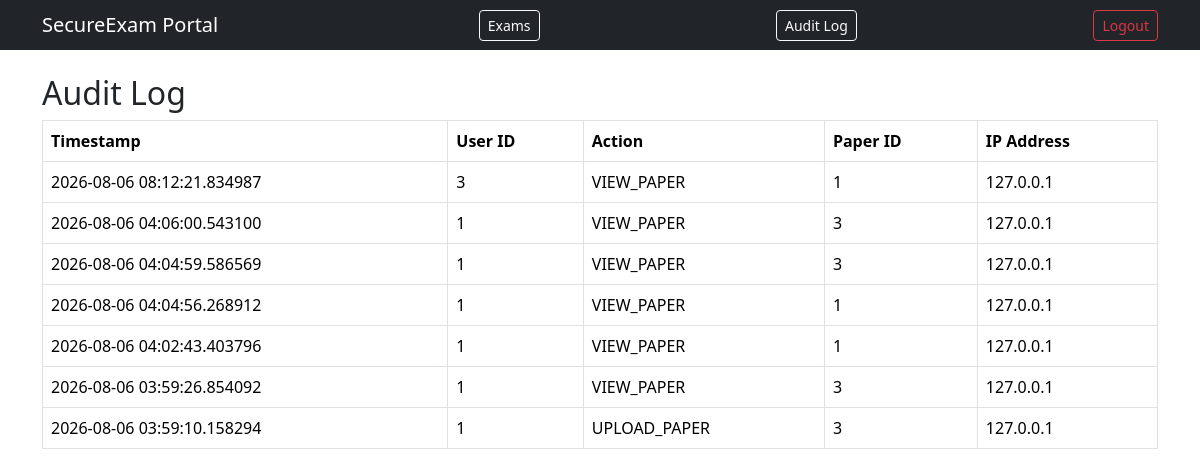
Before: /audit-log with the older database file.
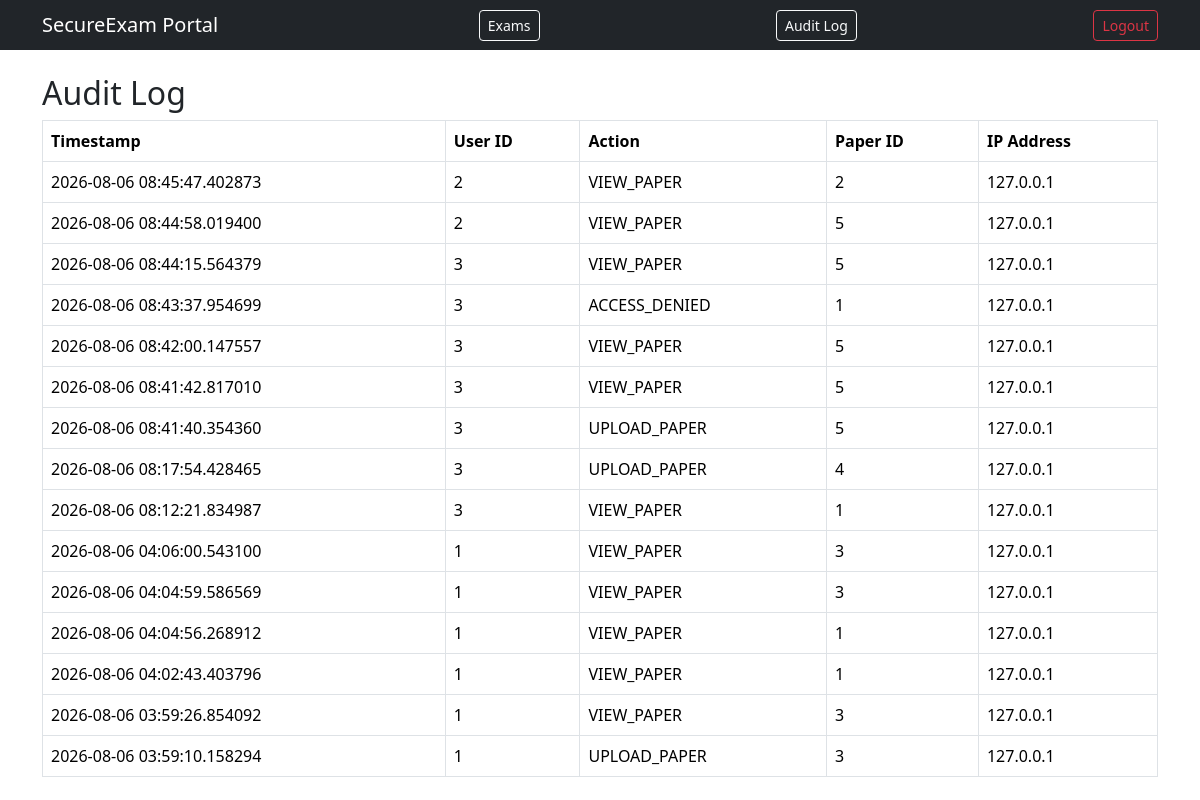
After: the same page with the newer database file.
### app/models.py (models this page shows)
class AuditLog(db.Model):
    id = db.Column(db.Integer, primary_key=True)
    user_id = db.Column(db.Integer, db.ForeignKey('user.id'))
    action = db.Column(db.String(50))
    paper_id = db.Column(db.Integer, db.ForeignKey('paper.id'))
    ip_address = db.Column(db.String(45))
    timestamp = db.Column(db.DateTime, default=datetime.utcnow)

### app/exams/routes.py (the view)
@exams_bp.route('/audit-log')
def audit_log():
    logs = AuditLog.query.order_by(AuditLog.timestamp.desc()).all()
    return render_template('audit_log.html', logs=logs)

### app/templates/audit_log.html
{% extends "base.html" %}
{% block content %}
<h2>Audit Log</h2>
<table class="table table-bordered">
  <thead><tr><th>Timestamp</th><th>User ID</th><th>Action</th><th>Paper ID</th><th>IP Address</th></tr></thead>
  <tbody>
    {% for entry in logs %}
    <tr>
      <td>{{ entry.timestamp }}</td>
      <td>{{ entry.user_id }}</td>
      <td>{{ entry.action }}</td>
      <td>{{ entry.paper_id }}</td>
      <td>{{ entry.ip_address }}</td>
    </tr>
    {% endfor %}
  </tbody>
</table>
{% endblock %}

### app/templates/base.html (shortened to what this page needs)
<!DOCTYPE html>
<html lang="en">
<head>
    <link href="https://cdn.jsdelivr.net/npm/bootstrap@5.3.3/dist/css/bootstrap.min.css" rel="stylesheet">
</head>
<body>
    <nav class="navbar navbar-dark bg-dark">
        <div class="container">
          <span class="navbar-brand mb-0 h1">SecureExam Portal</span>
        <a href="/exams" class="btn btn-outline-light btn-sm ms-3">Exams</a>
        <a href="/audit-log" class="btn btn-outline-light btn-sm ms-2">Audit Log</a>
        <a href="/logout" class="btn btn-outline-danger btn-sm ms-2">Logout</a>
        </div>
    </nav>
    <div class="container mt-4">
        {% block content %}{% endblock %}
    </div>
</body>
</html>

Changed rows visible on the page:
added AuditLog: timestamp "2026-08-06 08:45:47.402873", user_id "2", action "VIEW_PAPER", paper_id "2", ip_address "127.0.0.1"
added AuditLog: timestamp "2026-08-06 08:44:58.019400", user_id "2", action "VIEW_PAPER", paper_id "5", ip_address "127.0.0.1"
added AuditLog: timestamp "2026-08-06 08:44:15.564379", user_id "3", action "VIEW_PAPER", paper_id "5", ip_address "127.0.0.1"
added AuditLog: timestamp "2026-08-06 08:43:37.954699", user_id "3", action "ACCESS_DENIED", paper_id "1", ip_address "127.0.0.1"
added AuditLog: timestamp "2026-08-06 08:42:00.147557", user_id "3", action "VIEW_PAPER", paper_id "5", ip_address "127.0.0.1"
added AuditLog: timestamp "2026-08-06 08:41:42.817010", user_id "3", action "VIEW_PAPER", paper_id "5", ip_address "127.0.0.1"
added AuditLog: timestamp "2026-08-06 08:41:40.354360", user_id "3", action "UPLOAD_PAPER", paper_id "5", ip_address "127.0.0.1"
added AuditLog: timestamp "2026-08-06 08:17:54.428465", user_id "3", action "UPLOAD_PAPER", paper_id "4", ip_address "127.0.0.1"
